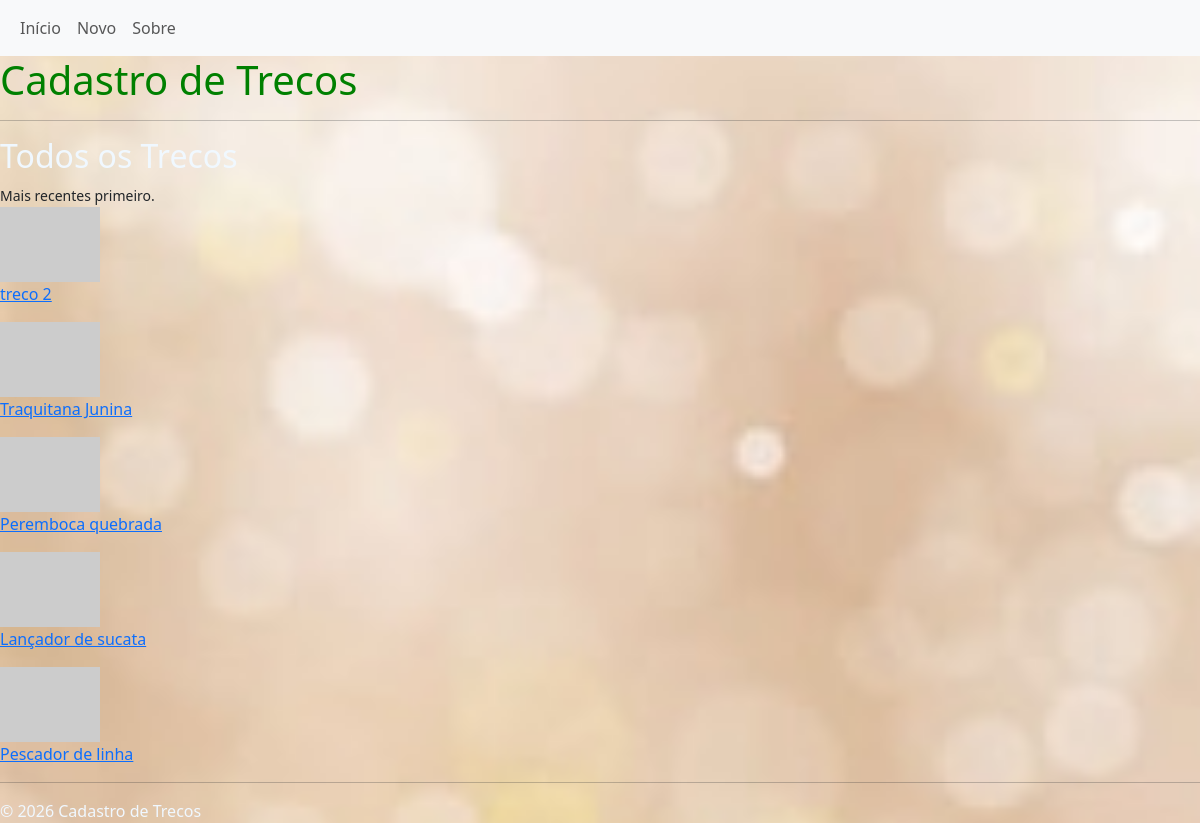
Before: / with the older database file.
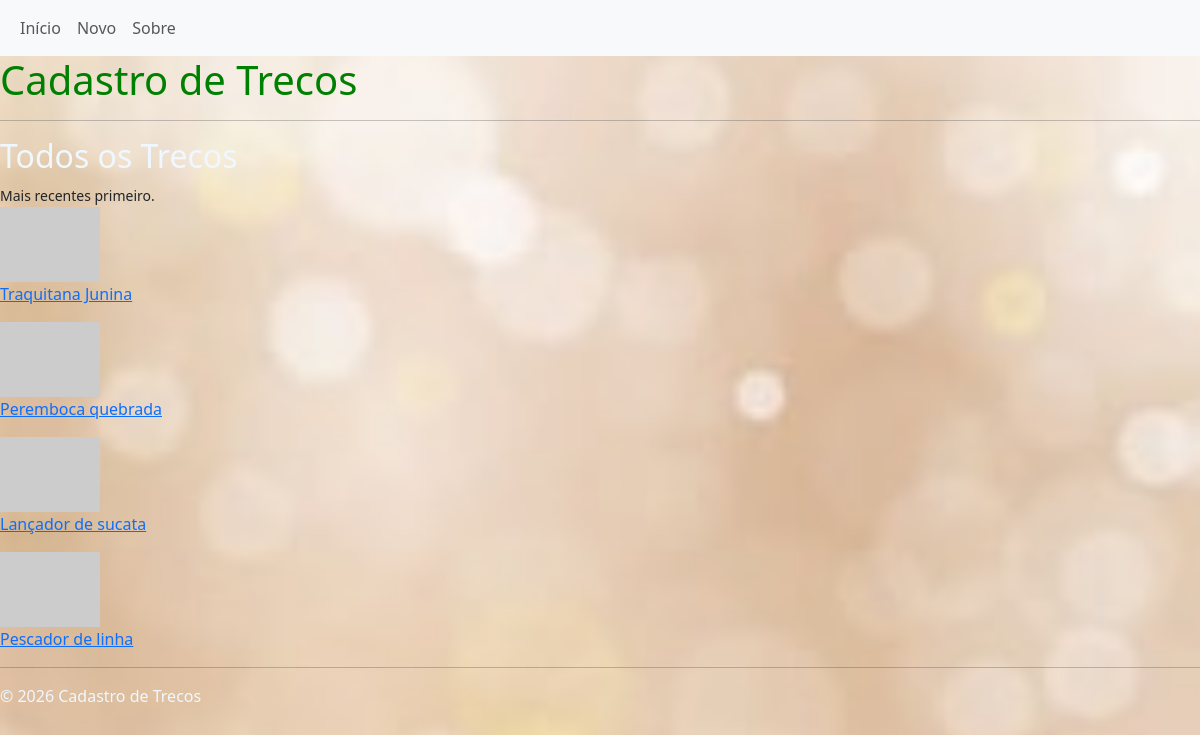
After: the same page with the newer database file.
### tables this page shows
CREATE TABLE thing (
    id INTEGER PRIMARY KEY AUTOINCREMENT,
    created_at TEXT DEFAULT CURRENT_TIMESTAMP,
    name TEXT,
	description TEXT,
    location TEXT, 
	photo TEXT,
	status TEXT CHECK (status IN ('on', 'off', 'del')) DEFAULT 'on'
);

### app.py (the view)
@app.route("/")
def index():
    with sqlite3.connect('database.db') as conn:
        conn.row_factory = sqlite3.Row
        contents = conn.execute("""
            SELECT id, name, photo
            FROM thing
                 WHERE status ='on'
                 ORDER BY created_at DESC
        """).fetchall()
    total = len(contents)
    return render_template(
        'index.html',
        contents=contents,
        total=total
    )

### templates/index.html
{% extends '_base.html' %}
{% block main %}
<h2>Todos os Trecos</h2>
<small>Mais recentes primeiro.</small>
{% if total > 0 %}
    {% for content in contents %}
        <p>
            <img src="{{ content.photo}}" alt="{{ content.name }}" width="100"><br>
            <a href="{{ url_for('view', thing_id=content.id) }}">{{ content.name }}</a>
        </p>
        {%endfor%}
    {% else %}
    <p>
        Nenhum treco cadastrado
        <a href="{{ url_for('new_thing') }}">Cadastre um treco</a>
    </p>
    {% endif %}
{% endblock %}

### templates/_base.html (shortened to what this page needs)
<!DOCTYPE html>
<html lang="pt-BR">
<head>
    <link rel="stylesheet" href="https://cdn.jsdelivr.net/npm/bootstrap@5.3.8/dist/css/bootstrap.min.css">
    <link rel="stylesheet" href="{{ url_for('static', filename='css/style.css') }}">
</head>
<body>
<nav class="navbar navbar-expand-sm bg-light">
  <div class="container-fluid">
    <ul class="navbar-nav">
      <li class="nav-item">
        <a class="nav-link" href="{{ url_for('index')}}">Início</a>
      </li>
      <li class="nav-item">
        <a class="nav-link" href="{{ url_for('new_thing') }}">Novo</a>
      </li>
      <li class="nav-item">
        <a class="nav-link" href="{{url_for('about') }}">Sobre</a>
      </li>
    </ul>
</div>
</nav>
<header>
    <h1>Cadastro de Trecos</h1>
</header>
<hr>
<main>
    {% block main %}{% endblock %}
</main>
<hr>
<footer>&copy;  2026 Cadastro de Trecos</footer>
</body>
</html>

### static/css/style.css (style rules this page uses)
body { background-image: url('/static/img/img.02.jpg'); opacity: 15; background-repeat: no-repeat; background-size: cover; background-position: center center; }
h1 { color: green; }
h2 { color: aliceblue; }
p { color: aliceblue; }
footer { color: aliceblue }

Changed rows visible on the page:
no longer on this page (row edited): thing: name "treco 2"
